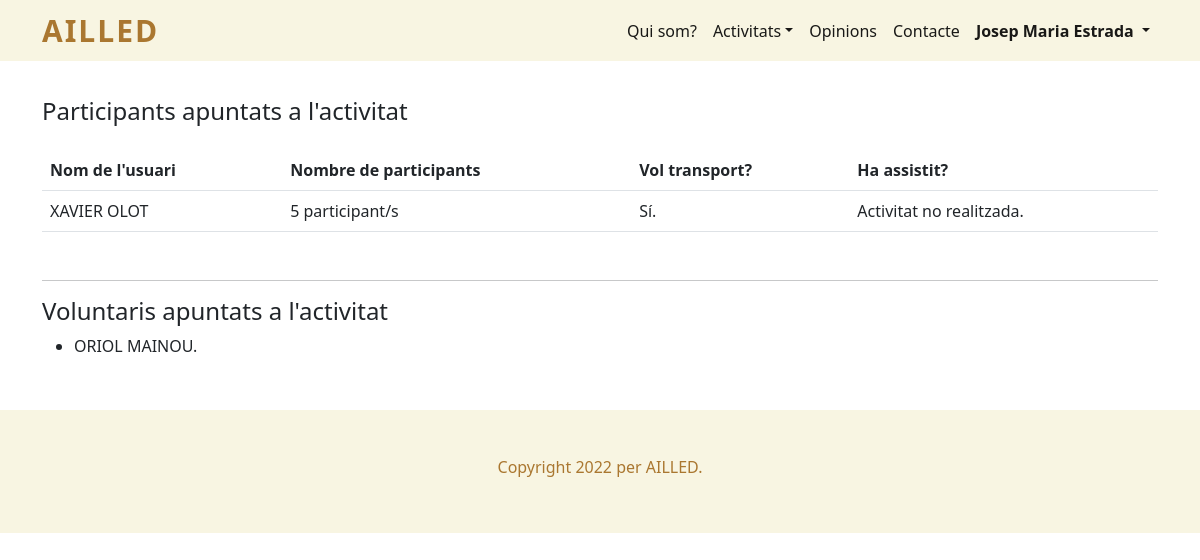
The app's page /detall_activitat_participants_voluntaris.php?id=6 (signed in), older data.
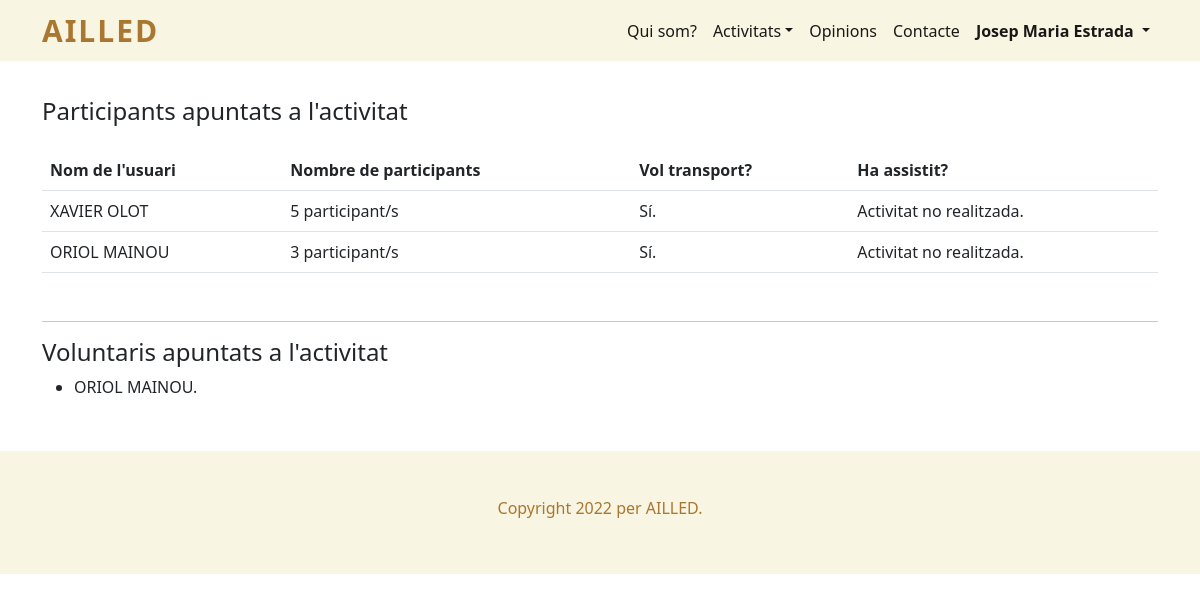
The same page, newer data.
### tables this page shows
CREATE TABLE `usuari` (
  `id` int(11) NOT NULL,
  `nom` varchar(50) NOT NULL,
  `telefon` int(11) NOT NULL,
  `email` varchar(50) NOT NULL,
  `contrasenya` text NOT NULL,
  `imatge` varchar(50) NOT NULL,
  `es_admin` int(11) NOT NULL
);

CREATE TABLE `activitat` (
  `id` int(11) NOT NULL,
  `nom` varchar(50) NOT NULL,
  `id_usuari` int(11) NOT NULL,
  `ubicacio` varchar(50) NOT NULL,
  `descripcio` varchar(300) NOT NULL,
  `participants` int(11) NOT NULL,
  `participants_disponibles` int(11) NOT NULL,
  `dia` date NOT NULL,
  `hora` time NOT NULL,
  `preu` int(11) NOT NULL,
  `imatge` varchar(50) NOT NULL,
  `transport` int(11) NOT NULL,
  `lloc_sortida_transport` varchar(50) NOT NULL,
  `id_vehicle_transport` int(11) NOT NULL,
  `voluntaris` int(11) NOT NULL,
  `voluntaris_disponibles` int(11) NOT NULL,
  `esta_acceptada` int(11) NOT NULL
);

CREATE TABLE `participants_apuntats` (
  `id` int(11) NOT NULL,
  `id_usuari` int(11) NOT NULL,
  `id_activitat` int(11) NOT NULL,
  `numero_participants` int(11) NOT NULL,
  `ha_pagat` int(11) NOT NULL,
  `assistir` int(11) NOT NULL
);

### detall_activitat_participants_voluntaris.php (the view, shortened to what the changed rows need)
<!doctype html>
<html lang="es">
<head>
  <?php
    include "codi_repetit/head.php";
  ?>
</head>
<body>
  <header>
    <?php
      include "codi_repetit/menu_navegacio.php";
      menu_navegacio();
    ?>
  </header>
  <main>
    <section id="detall_activitat">
      <div class="container">
        <?php
        if (isset($_SESSION["id_usuari_sessio"])) {
          $id_activitat_buscada = $_GET["id"];
          $sql = "SELECT * FROM activitat WHERE id = '$id_activitat_buscada'";
          $result = $connexio->query($sql);
          if ($result->num_rows > 0) {
            while ($row = $result->fetch_assoc()) {
              if (isset($_SESSION['id_usuari_sessio'])) {
                if ($row["id_usuari"] == $_SESSION['id_usuari_sessio']) {
                  ?>
                  <h4>Participants apuntats a l'activitat</h4>
                  <div class="table-responsive py-3">
                    <table class="table">
                      <thead>
                        <tr>
                          <th scope="col">Nom de l'usuari</th>
                          <th scope="col">Nombre de participants</th>
                          <th scope="col">Vol transport?</th>
                          <th scope="col">Ha assistit?</th>
                        </tr>
                      </thead>
                      <tbody>
                        <?php
                        $sql_table = "SELECT * FROM participants_apuntats WHERE id_activitat = " . $id_activitat_buscada ;
                        $result_table = $connexio->query($sql_table);
                        if ($result_table->num_rows > 0) {
                          while ($row_table = $result_table->fetch_assoc()) {
                            echo "<tr>";
                              echo "<td>";
                                $sql2 = "SELECT * FROM usuari WHERE id = " . $row_table["id_usuari"] . " ORDER BY nom ASC";
                                $result2 = $connexio->query($sql2);
                                if ($result2->num_rows > 0) {
                                  while ($row2 = $result2->fetch_assoc()) {
                                    echo strtoupper($row2["nom"]);
                                  }
                                }
                              echo "</td>";
                              echo "<td>" . $row_table["numero_participants"] . " participant/s</td>";
                              echo "<td>";
                                $table = "SELECT * FROM transport WHERE id_activitat = " . $row_table["id_activitat"];
                                $resultat_table = $connexio->query($table);
                                if ($resultat_table->num_rows > 0) {
                                  echo "Sí.";
                                } else {
                                  echo "No.";
                                }
                              echo "</td>";
                              echo "<td>";
                                $dia_ara = date("Y-m-d");
                                $table = "SELECT * FROM activitat WHERE dia < '$dia_ara' AND id = " . $id_activitat_buscada;
                                $resultat_table = $connexio->query($table);
                                if ($resultat_table->num_rows > 0) {
                                  echo "<form method='post' class='row g-3' action='detall_activitat_participants_voluntaris.php?id=" . $row['id'] . "'>";
                                    echo "<div class='col-md-4'>";
                                      echo "<select class='form-select' name='asistencia'>";
                                        if ($row_table["assistir"] == 1) {
                                          echo "<option value='1'>Sí</option>";
                                          echo "<option value='0'>No</option>";
                                        } else {
                                          echo "<option value='0'>No</option>";
                                          echo "<option value='1'>Sí</option>";
                                        }
                                      echo "</select>";
                                    echo "</div>";
                                    echo "<input type='hidden' name='ids' value='" . $row_table["id"] . "'>";
                                    echo "<div class='col-4'>";
                                      echo "<input type='submit' class='btn boto_marro' value='Actualitzar' name='submit_assistencia'>";
                                    echo "</div>";
                                  echo "</form>";
                                } else {
                                  echo "Activitat no realitzada.";
                                }
                              echo "</td>";
                            echo "</tr>";
                          }
                        } else {
                          echo "<tr>";
                            echo "<td colspan='4'>No hi ha participants apuntats.</td>";
                          echo "</tr>";
                        }
                        ?>
                      </tbody>
                    </table>
                  </div>
                  <hr>
                  <h4>Voluntaris apuntats a l'activitat</h4>
                  <ul>
                    <?php
                    $sql_table = "SELECT * FROM voluntariat WHERE id_activitat = " . $id_activitat_buscada;
                    $result_table = $connexio->query($sql_table);
                    if ($result_table->num_rows > 0) {
                      while ($row_table = $result_table->fetch_assoc()) {
                        $sql2 = "SELECT * FROM usuari WHERE id = " . $row_table["id_usuari"] . " ORDER BY nom ASC";
                        $result2 = $connexio->query($sql2);
                        if ($result2->num_rows > 0) {
                          while ($row2 = $result2->fetch_assoc()) {
                            echo "<li>" . strtoupper($row2["nom"]) . ".</li>";
                          }
                        }
                      }
                    } else {
                      echo "- No hi ha voluntaris apuntats.";
                    }
                    ?>
                  </ul>
                  <?php
                } else {
                  ?>
                  <h2>No té permisos per visualitzar la pàgina</h2>
                  <p>Torna a la pàgina principal.</p>
                  <a class="boto_marro btn" href="index.php">Pàgina inicial</a>
                  <?php
                }
              }
            }
          } else {
            echo "<div class='alert alert-danger' role='alert'>No hi ha cap activitat amb aquesta id: " . $id_activitat_buscada . "</div>";
          }
        } else {
          no_ha_iniciat_sessio();
        }
        ?>
      </div>
    </section>
  </main>
</body>
</html>

### codi_repetit/menu_navegacio.php (shortened to what the changed rows need)
<?php
  function menu_navegacio() {
    ?>
    <nav class="navbar navbar-expand-lg">
      <div class="container">
        <div class="collapse navbar-collapse" id="nav_menu_navegacio">
          <ul class="navbar-nav ms-md-auto" id="menu_principal">
            <?php
            if (!isset($_SESSION['id_usuari_sessio'])) {
              ?>
              <li class="nav-item">
                <a class="nav-link active" href="iniciar_sessio_usuari.php">Iniciar sessió</a>
              </li>
              <li class="nav-item">
                <a class="nav-link active" href="registrar_usuari.php">Registrar-me</a>
              </li>
              <?php
            } else {
              ?>
              <li class="nav-item dropdown">
                <a style="font-weight: bold;" class="nav-link active dropdown-toggle" id="navbarDropdown" role="button" data-bs-toggle="dropdown" aria-expanded="false">
                  <?php
                  $connexio = new mysqli("localhost", "root", "", "bbdd_ailled");
                  $connexio->set_charset("utf8");
                  $sql = "SELECT * FROM usuari WHERE id = " . $_SESSION['id_usuari_sessio'] ;
                  $result = $connexio->query($sql);
                  if ($result->num_rows > 0) {
                    while ($row = $result->fetch_assoc()) {
                      echo $row["nom"];
                    }
                  }
                  ?>
                </a>
              </li>
              <?php
            }
            ?>
          </ul>
        </div>
      </div>
    </nav>
    <?php
  }
?>

Row changes from the older to the newer data that the page shows:
added participants_apuntats: numero_participants "3", usuari (nom "ORIOL MAINOU")
